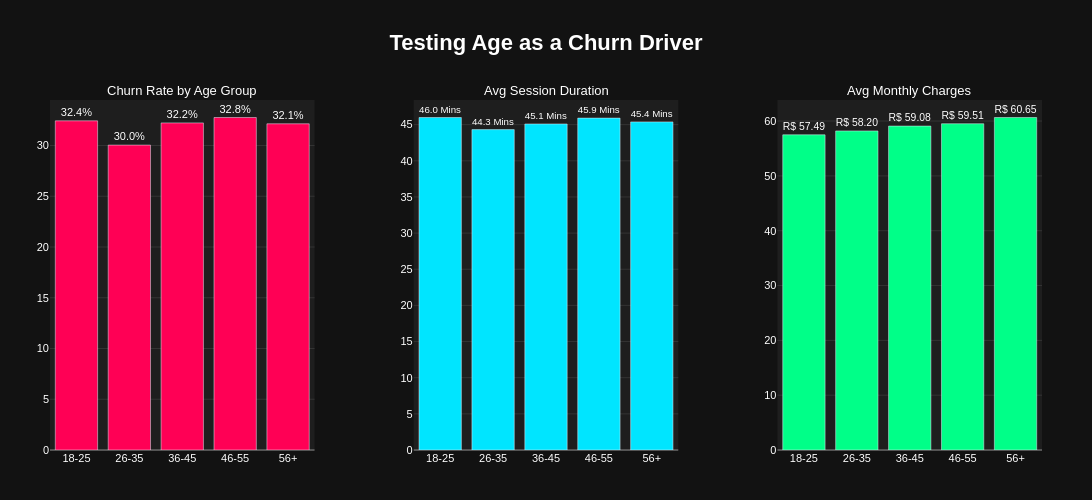

Here is the notebook cell this chart was saved with:
### Code cell
import plotly.graph_objects as go
from plotly.subplots import make_subplots

# Create a 1x3 grid for our visuals
fig = make_subplots(
    rows=1, cols=3,
    subplot_titles=(
        "Churn Rate by Age Group", 
        "Avg Session Duration", 
        "Avg Monthly Charges"
    ),
    horizontal_spacing=0.1
)

# ============ CHART 1: CHURN RATE ============
fig.add_trace(
    go.Bar(
        x=age_churn['age_group'], 
        y=age_churn['churn_rate_%'],
        marker_color='#FF0055', # Professional Pink/Red for Churn
        text=age_churn['churn_rate_%'],
        texttemplate='%{text:.1f}%', # Clean percentage format
        textposition='outside',      # Place labels outside the bar
        name='Churn Rate'
    ),
    row=1, col=1
)

# ============ CHART 2: SESSION DURATION ============
fig.add_trace(
    go.Bar(
        x=age_profile['age_group'], 
        y=age_profile['avg_session_duration_minutes'],
        marker_color='#00E5FF', # Professional Cyan
        text=age_profile['avg_session_duration_minutes'],
        texttemplate='%{text:.1f} Mins', # Clean label format
        textposition='outside',
        name='Session Duration'
    ),
    row=1, col=2
)

# ============ CHART 3: MONTHLY CHARGES ============
fig.add_trace(
    go.Bar(
        x=age_profile['age_group'], 
        y=age_profile['monthly_charges'],
        marker_color='#00FF88', # Professional Green
        text=age_profile['monthly_charges'],
        texttemplate='R$ %{text:.2f}', # Clean currency format
        textposition='outside',
        name='Monthly Charges'
    ),
    row=1, col=3
)

# ==========================================
# FINAL LAYOUT & STYLING
# ==========================================
fig.update_layout(
    title_text="<b>Testing Age as a Churn Driver</b>",
    title_x=0.5,
    title_font=dict(size=22, color='#FFFFFF'),
    height=500,
    width=1200, # Wide enough to comfortably fit 3 charts
    showlegend=False, # We don't need a legend since titles are clear
    plot_bgcolor='#1e1e1e',   # Dark mode plot area
    paper_bgcolor='#121212',  # Dark mode outer background
    font=dict(family="Arial", size=11, color="#FFFFFF"),
    margin=dict(t=100, b=50, l=50, r=50)
)

# Update axes styling
fig.update_xaxes(showgrid=False, tickfont=dict(color='#FFFFFF'))
fig.update_yaxes(showgrid=True, gridcolor='#333333', zerolinecolor='#555555', tickfont=dict(color='#FFFFFF'))

# Force subplot titles to be white and readable
for annotation in fig.layout.annotations:
    annotation.font.color = '#FFFFFF'
    annotation.font.size = 13

fig.show()

### Figure 1 — Plotly figure (JSON) as saved in the notebook; plotly's stock layout.template omitted (floating-point values rounded to 4 significant figures)
{"data": [{"marker": {"color": "#FF0055"}, "name": "Churn Rate", "text": [32.43, 30.04, 32.22, 32.76, 32.14], "textposition": "outside", "texttemplate": "%{text:.1f}%", "type": "bar", "x": ["18-25", "26-35", "36-45", "46-55", "56+"], "xaxis": "x", "y": [32.43, 30.04, 32.22, 32.76, 32.14], "yaxis": "y"}, {"marker": {"color": "#00E5FF"}, "name": "Session Duration", "text": [45.99, 44.31, 45.09, 45.9, 45.38], "textposition": "outside", "texttemplate": "%{text:.1f} Mins", "type": "bar", "x": ["18-25", "26-35", "36-45", "46-55", "56+"], "xaxis": "x2", "y": [45.99, 44.31, 45.09, 45.9, 45.38], "yaxis": "y2"}, {"marker": {"color": "#00FF88"}, "name": "Monthly Charges", "text": [57.49, 58.2, 59.08, 59.51, 60.65], "textposition": "outside", "texttemplate": "R$ %{text:.2f}", "type": "bar", "x": ["18-25", "26-35", "36-45", "46-55", "56+"], "xaxis": "x3", "y": [57.49, 58.2, 59.08, 59.51, 60.65], "yaxis": "y3"}], "layout": {"annotations": [{"font": {"color": "#FFFFFF", "size": 13}, "showarrow": false, "text": "Churn Rate by Age Group", "x": 0.1333, "xanchor": "center", "xref": "paper", "y": 1, "yanchor": "bottom", "yref": "paper"}, {"font": {"color": "#FFFFFF", "size": 13}, "showarrow": false, "text": "Avg Session Duration", "x": 0.5, "xanchor": "center", "xref": "paper", "y": 1, "yanchor": "bottom", "yref": "paper"}, {"font": {"color": "#FFFFFF", "size": 13}, "showarrow": false, "text": "Avg Monthly Charges", "x": 0.8667, "xanchor": "center", "xref": "paper", "y": 1, "yanchor": "bottom", "yref": "paper"}], "font": {"color": "#FFFFFF", "family": "Arial", "size": 11}, "height": 500, "margin": {"b": 50, "l": 50, "r": 50, "t": 100}, "paper_bgcolor": "#121212", "plot_bgcolor": "#1e1e1e", "showlegend": false, "title": {"font": {"color": "#FFFFFF", "size": 22}, "text": "<b>Testing Age as a Churn Driver</b>", "x": 0.5}, "width": 1200, "xaxis": {"anchor": "y", "domain": [0, 0.2667], "showgrid": false, "tickfont": {"color": "#FFFFFF"}}, "xaxis2": {"anchor": "y2", "domain": [0.3667, 0.6333], "showgrid": false, "tickfont": {"color": "#FFFFFF"}}, "xaxis3": {"anchor": "y3", "domain": [0.7333, 1], "showgrid": false, "tickfont": {"color": "#FFFFFF"}}, "yaxis": {"anchor": "x", "domain": [0, 1], "gridcolor": "#333333", "showgrid": true, "tickfont": {"color": "#FFFFFF"}, "zerolinecolor": "#555555"}, "yaxis2": {"anchor": "x2", "domain": [0, 1], "gridcolor": "#333333", "showgrid": true, "tickfont": {"color": "#FFFFFF"}, "zerolinecolor": "#555555"}, "yaxis3": {"anchor": "x3", "domain": [0, 1], "gridcolor": "#333333", "showgrid": true, "tickfont": {"color": "#FFFFFF"}, "zerolinecolor": "#555555"}}}
